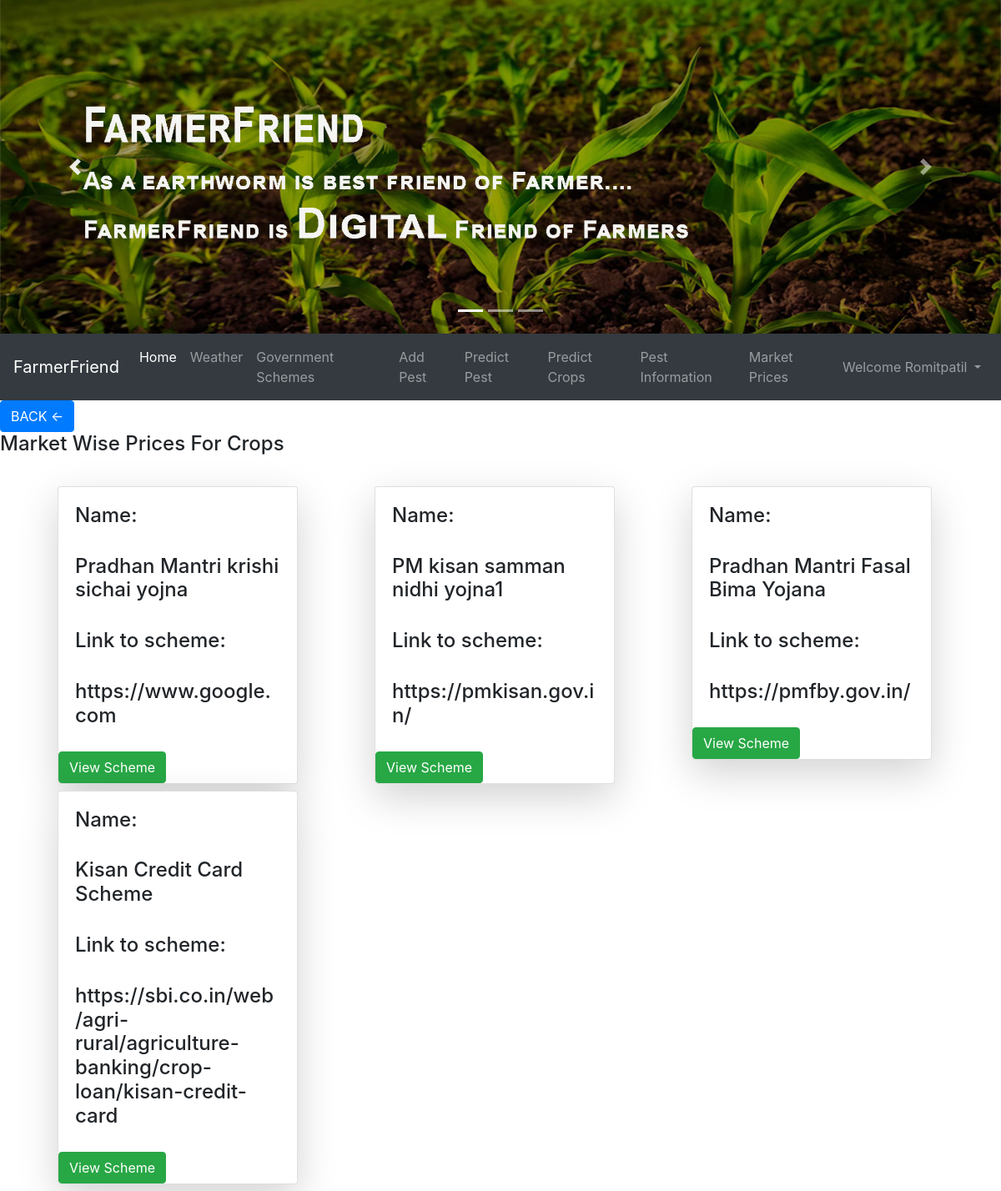
The app's page /govtschemes (signed in) with its own data.
### accounts/models.py (models this page shows, shortened)
class LoanSchemeForFarmers(models.Model):
    loan_id=models.AutoField
    info=models.TextField()
    scheme_name=models.CharField(max_length=200)

### accounts/views.py (the view)
# urls.py: path('govtschemes', views.govtschemes,name='govtschemes'),
def govtschemes(request):
    l=LoanSchemeForFarmers.objects.values('scheme_name','info')
    lis=[]
    for i in l:
        lis.append(i)
    dic={'dic':lis}
    print(dic)
    return render(request,'accounts/govschemes.html',dic)

### accounts/templates/accounts/govschemes.html (shortened to what this page needs)
{% extends 'accounts/FarmerPage.html' %} {% block css %} {% endblock %} {% block body %} {% if dic %}
<a href="predictMPG"><button class="btn btn-primary cart">BACK <-</button></a>
<h4 class="card-title">Market Wise Prices For Crops</h4>
<br>
<div class="container">
    <div class="row ">
        {% for i in dic %}
        <div class="col-sm-4">
            <div class="card shadow-lg mb-2 bg-white rounded ml-4" style="width: 18rem;">
                <div class="card-body">
                    <h4>Name: </h4>
                    <br>
                    <h4>{{i.scheme_name}}</h4>
                    <br>
                    <h4>Link to scheme:</h4>
                    <br>
                    <h4>{{i.info}}</h4>
                </div>
                <form action="/schemepmkisan" method="post">
                    <button type="submit" value="submit" class="btn btn-success scart">View Scheme</button>
                </form>
            </div>
        </div>
        {% endfor %}
    </div>
</div>
{% endif %} {% endblock %} {% block js %} {% endblock %}

### accounts/templates/accounts/FarmerPage.html (shortened to what this page needs)
<!doctype html>
<html lang="en">
<head>
    <link rel="stylesheet" href="https://stackpath.bootstrapcdn.com/bootstrap/4.5.0/css/bootstrap.min.css">
</head>
<body>
    <div id="carouselExampleIndicators" class="carousel slide" data-ride="carousel">
        <ol class="carousel-indicators">
            <li data-target="#carouselExampleIndicators" data-slide-to="0" class="active"></li>
            <li data-target="#carouselExampleIndicators" data-slide-to="1"></li>
            <li data-target="#carouselExampleIndicators" data-slide-to="2"></li>
        </ol>
        <div class="carousel-inner">
            {% load static %}
            <div class="carousel-item active">
                <img src="/media/homepage/farmer.jpg" height="400" class="d-block w-100" alt="...">
            </div>
        </div>
        <a class="carousel-control-prev" href="#carouselExampleIndicators" role="button" data-slide="prev">
            <span class="carousel-control-prev-icon" aria-hidden="true"></span>
        </a>
        <a class="carousel-control-next" href="#carouselExampleIndicators" role="button" data-slide="next">
            <span class="carousel-control-next-icon" aria-hidden="true"></span>
        </a>
    </div>
    <nav class="navbar navbar-expand-lg navbar-dark bg-dark">
        <a class="navbar-brand" href="#">FarmerFriend</a>
        <div class="collapse navbar-collapse" id="navbarSupportedContent">
            <ul class="navbar-nav mr-auto">
                <li class="nav-item active">
                    <a class="nav-link" href="#">Home <span class="sr-only">(current)</span></a>
                </li>
                <li class="nav-item">
                    <a class="nav-link" href="/Weather">Weather</a>
                </li>
                <li class="nav-item">
                    <a class="nav-link" href="/govtschemes">Government Schemes</a>
                </li>
                <li class="nav-item">
                    <a class="nav-link" href="/addpest">Add Pest</a>
                </li>
                <li class="nav-item">
                    <a class="nav-link" href="/predictpest">Predict Pest</a>
                </li>
                <li class="nav-item">
                    <a class="nav-link" href="/predictMPG">Predict Crops</a>
                </li>
                <li class="nav-item">
                    <a class="nav-link" href="/pestinformation">Pest Information</a>
                </li>
                <li class="nav-item">
                    <a class="nav-link" href="/marketforuser">Market Prices</a>
                </li>
            </ul>
            {% if user.is_authenticated %}
            <ul class="navbar-nav">
                <li class="nav-item dropdown">
                    <a class="nav-link dropdown-toggle" href="#" id="navbarDropdown" role="button" data-toggle="dropdown" aria-haspopup="true" aria-expanded="false">
          Welcome {{request.user}}
        </a>
                </li>
            </ul>
            {% endif %}
        </div>
    </nav>
     {% block body %} {% endblock %}
</body>
</html>

### records on screen
LoanSchemeForFarmers: scheme_name "Pradhan Mantri krishi sichai yojna", info "https://www.google.com"
LoanSchemeForFarmers: scheme_name "PM kisan samman nidhi yojna1", info "https://pmkisan.gov.in/"
LoanSchemeForFarmers: scheme_name "Pradhan Mantri Fasal Bima Yojana", info "https://pmfby.gov.in/"
LoanSchemeForFarmers: scheme_name "Kisan Credit Card Scheme", info "https://sbi.co.in/web/agri-rural/agriculture-banking/crop-loan/kisan-credit-card"

### other values on screen
{{ request.user }} "Romitpatil"
